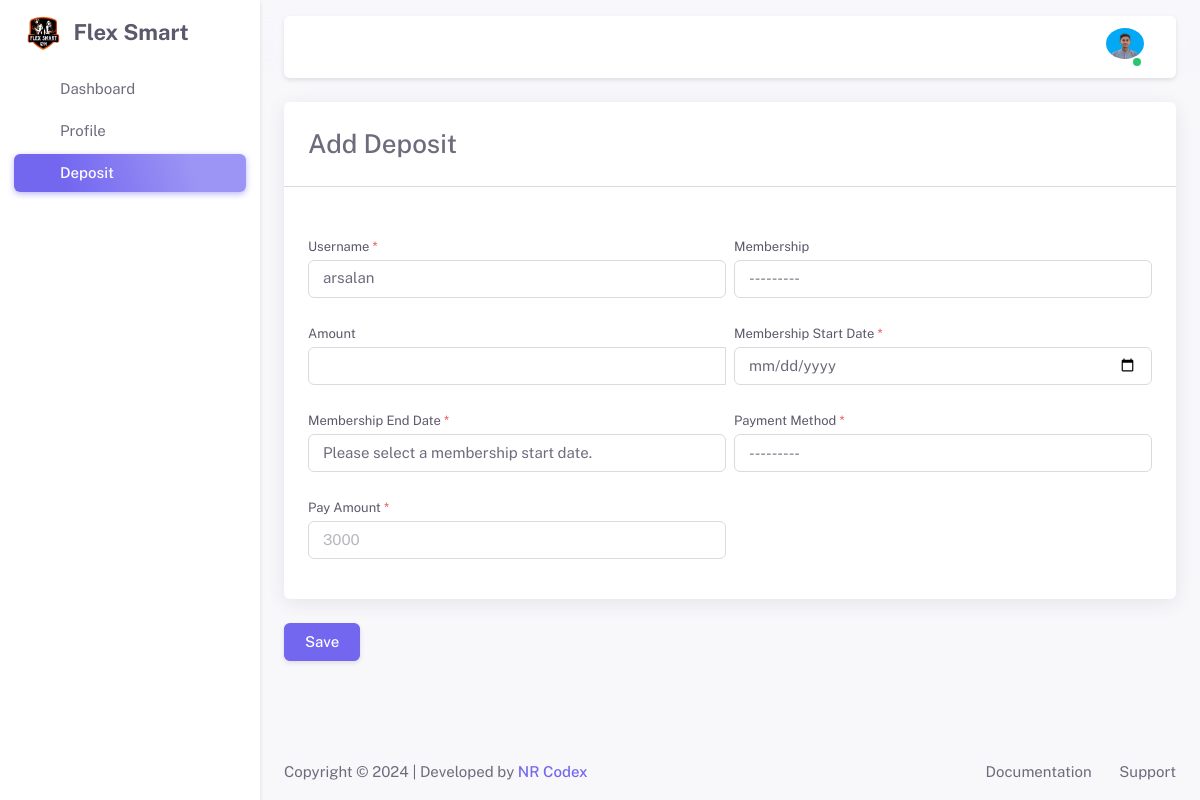
Screenshot of /member/income-deposit.php (signed in) with the database file from the repository.
### tables this page shows
CREATE TABLE `users` (
  `user_id` int(11) NOT NULL,
  `username` varchar(100) DEFAULT NULL,
  `email` varchar(100) DEFAULT NULL,
  `password` varchar(255) DEFAULT NULL,
  `role_id` int(11) DEFAULT NULL,
  `token` varchar(255) DEFAULT NULL,
  `status` varchar(50) DEFAULT NULL,
  `users_detail_id` int(11) DEFAULT NULL,
  `created_by` varchar(100) DEFAULT NULL,
  `created_date` varchar(100) DEFAULT NULL,
  `updated_by` varchar(100) DEFAULT NULL,
  `updated_date` varchar(100) DEFAULT NULL
);

CREATE TABLE `users_detail` (
  `users_detail_id` int(11) NOT NULL,
  `registration_num` int(11) DEFAULT NULL,
  `full_name` varchar(100) DEFAULT NULL,
  `Phone` varchar(50) DEFAULT NULL,
  `address` varchar(100) DEFAULT NULL,
  `gender` varchar(50) DEFAULT NULL,
  `age` int(11) DEFAULT NULL,
  `city` varchar(50) DEFAULT NULL,
  `country` varchar(50) DEFAULT NULL,
  `image` varchar(255) DEFAULT NULL,
  `membership_id` int(11) DEFAULT NULL,
  `admission_fees` varchar(50) DEFAULT NULL,
  `monthly_fees` varchar(50) DEFAULT NULL,
  `salary` varchar(100) DEFAULT NULL,
  `joining_date` varchar(50) DEFAULT NULL,
  `end_date` varchar(50) DEFAULT NULL,
  `start_timing` varchar(100) DEFAULT NULL,
  `end_timing` varchar(100) DEFAULT NULL,
  `login_time` datetime DEFAULT NULL,
  `logout_time` datetime DEFAULT NULL,
  `created_by` varchar(100) DEFAULT NULL,
  `created_date` varchar(100) DEFAULT NULL,
  `updated_by` varchar(100) DEFAULT NULL,
  `updated_date` varchar(100) DEFAULT NULL
);

### member/income-deposit.php (the view, shortened to what this page needs)
<?php
include_once('../includes/functions.php');
include_once('inc/header.php');
include_once('inc/sidebar.php');
include_once('inc/navbar.php');
?>
<div class="container-xxl flex-grow-1 container-p-y">
    <div class="row">
        <form action="" method="POST" id="add_income_form" enctype="multipart/form-data">
            <div class="col-lg-12">
                <div class="card mb-4">
                    <h3 class="card-header">Add Deposit</h3>
                    <hr class="my-4 mt-0">
                    <div class="card-body">
                        <div class="row g-2">
                            <div class="col-md-6 col-12 mb-3">
                                <label for="income_name" class="form-label">Username
                                    <span class="text-danger">*</span>
                                </label>
                                <?php
                                $select_query = "SELECT user_id, username FROM users WHERE user_id = '" . $_SESSION['UID'] . "'";
                                $select_query_result = mysqli_query($conn, $select_query);
                                $row = mysqli_fetch_assoc($select_query_result);
                                ?>
                                <div class="input-group">
                                    <select id="income_name" name="income_id" class="form-control">
                                        <option value="<?php echo $row['user_id'] ?>"><?= $row['username'] ?></option>
                                    </select>
                                </div>
                            </div>
                            <div class="col-md-6 col-12 mb-3">
                                <label for="membership" class="form-label">Membership</label>
                                <div class="input-group">
                                    <select id="membership" name="membership_id" class="form-control">
                                        <option value="">---------</option>
                                    </select>
                                </div>
                            </div>
                            <div class="col-md-6 col-12 mb-3">
                                <label for="country" class="form-label">Amount</label>
                                <div class="input-group">
                                    <select id="amount" name="total_amount" class="form-control">
                                    </select>
                                </div>
                            </div>
                            <div class="col-md-6 col-12 mb-3">
                                <label for="monthly_date" class="form-label">Membership Start Date
                                    <span class="text-danger">*</span>
                                </label>
                                <input type="date" id="monthly_date" name="membership_start_date" class="form-control" placeholder="<?= date('Y-m-d'); ?>">
                            </div>
                            <div class="col-md-6 col-12 mb-3">
                                <label for="membership_end" class="form-label">Membership End Date
                                    <span class="text-danger">*</span>
                                </label>
                                <select id="membership_end" name="membership_end" class="form-control">
                                    <option value="">Please select a membership start date.</option>
                                </select>
                            </div>
                            <div class="col-md-6 col-12 mb-3">
                                <label for="payment_method" class="form-label">Payment Method
                                    <span class="text-danger">*</span>
                                </label>
                                <div class="input-group">
                                    <select id="payment_method" name="payment_method" class="form-control" onchange="toggleFields()">
                                        <option value="">---------</option>
                                    </select>
                                </div>
                            </div>
                            <div class="col-md-6 col-12 mb-3">
                                <label for="pay_fees" class="form-label">Pay Amount
                                    <span class="text-danger">*</span>
                                </label>
                                <input type="text" id="pay_fees" name="pay_fees" placeholder="3000" class="form-control" onchange="pay_fees()">
                            </div>
                        </div>
                    </div>
                </div>
            </div>
            <div class="row mt-3">
                <div class="col-12 btm-group">
                    <button type="submit" class="btn btn-primary" name="save_income">Save</button>
                </div>
            </div>
        </form>
    </div>
</div>
<?php
include_once('./inc/footer.php');
?>

### member/inc/navbar.php (shortened to what this page needs)
<?php
include_once('../includes/config.php');
$user_select = "SELECT * FROM `users`
INNER JOIN users_detail ON users.users_detail_id = users_detail.users_detail_id
INNER JOIN role ON role.role_id = users.role_id
WHERE `users`.`user_id` = '{$_SESSION['UID']}'";
$result = mysqli_query($conn, $user_select);
while ($row = mysqli_fetch_assoc($result)) {
?>
    <div class="layout-page">
        <nav class="layout-navbar container-xxl navbar navbar-expand-xl navbar-detached align-items-center bg-navbar-theme" id="layout-navbar">
            <div class="navbar-nav-right d-flex align-items-center" id="navbar-collapse">
                <ul class="navbar-nav flex-row align-items-center ms-auto">
                    <li class="nav-item navbar-dropdown dropdown-user dropdown">
                        <a class="nav-link dropdown-toggle hide-arrow" href="javascript:void(0);" data-bs-toggle="dropdown">
                            <div class="avatar avatar-online">
                                <img src="../media/images/<?= $row['image']; ?>" alt class="h-auto rounded-circle">
                            </div>
                        </a>
                    </li>
                </ul>
            </div>
        </nav>
    <?php
}
    ?>
    <div class="content-wrapper">

### assets/css/demo.css (style rules this page uses)
.layout-navbar-fixed .layout-wrapper:not(.layout-without-menu) .layout-page { padding-top: 64px !important; }
.layout-navbar-fixed .layout-wrapper:not(.layout-horizontal):not(.layout-without-menu) .layout-page { padding-top: 78px !important; }

### rows the page displays
users: users_detail.image (picture), income_id "arsalan"
